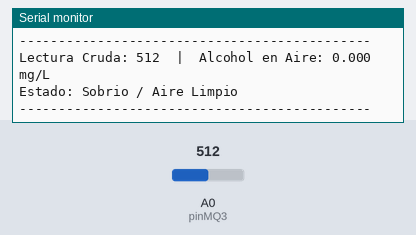
A sketch run on a simulated Arduino Uno, built with avr-gcc and run on an emulated ATmega328P. On the bench: the last lines printed to the serial monitor. Inputs (shaded band) come from the test bench; at power-on: A0 (pinMQ3) = 512.

Above: at 6.3 s.
6.4 s: A0 (pinMQ3) set to 716
At 7.6 s:
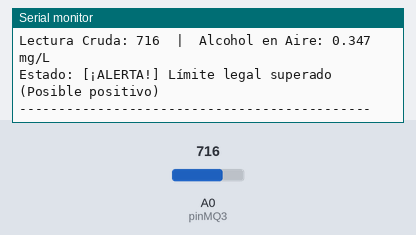
9.9 s: A0 (pinMQ3) set to 900
At 11.3 s:
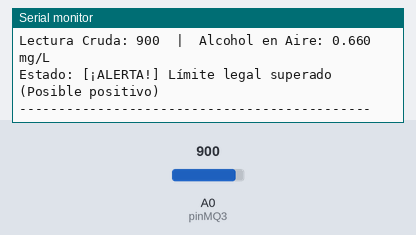
Timing chart, 0 to 12.9 s (numbered marks = the images above; inputs shaded):
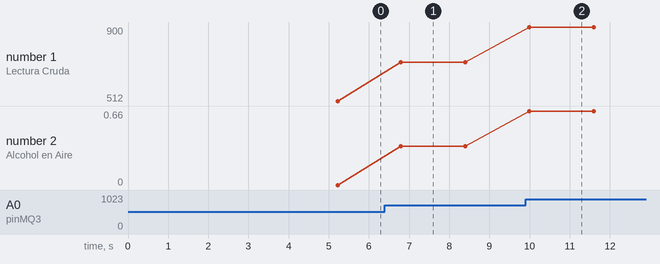

Measured:
- after the input at 6.4 s, the serial monitor: prints a new line after 0.39 s (image 1)
- after the input at 9.9 s, the serial monitor: prints a new line after 0.10 s (image 2)
- plotted number 1: 512 → 716 after the input at 6.4 s, 716 → 900 after the input at 9.9 s
- plotted number 2: 0 → 0.35 after the input at 6.4 s, 0.35 → 0.66 after the input at 9.9 s

The sketch:

codigo_punto2.ino
```cpp
const int pinMQ3 = A0;
int aireLimpio = 150; // Valor base inicial (se auto-ajustará en el setup)

void setup() {
  Serial.begin(9600);
  pinMode(pinMQ3, INPUT);

  Serial.println("=============================================");
  Serial.println("     INICIANDO ALCOHOLÍMETRO (mg/L)          ");
  Serial.println("=============================================");
  Serial.println("Deje el sensor en aire limpio para calibrar...");

  // AUTO-CALIBRACIÓN: Toma 5 lecturas seguidas para promediar el "cero" real
  long suma = 0;
  for(int i = 0; i < 5; i++) {
    suma += analogRead(pinMQ3);
    delay(1000);
  }
  aireLimpio = suma / 5;

  Serial.print("Calibración exitosa. Valor base actual: ");
  Serial.println(aireLimpio);
  Serial.println("---------------------------------------------");
}

void loop() {
  // 1. Leer el valor analógico crudo (0 - 1023)
  int valorCrudo = analogRead(pinMQ3);

  // 2. Calcular la lectura neta (restando el aire limpio ambiental)
  int lecturaNeta = valorCrudo - aireLimpio;
  if (lecturaNeta < 0) lecturaNeta = 0; // Evita valores negativos

  // 3. Convertir a mg/L (Miligramos de alcohol por litro de aire)
  // El factor 0.0017 aproxima la concentración directamente en el aliento
  float mgL_Aire = lecturaNeta * 0.0017;

  // 4. Mostrar resultados en el Monitor Serie
  Serial.print("Lectura Cruda: ");
  Serial.print(valorCrudo);
  Serial.print("  |  Alcohol en Aire: ");
  Serial.print(mgL_Aire, 3); // Muestra 3 decimales
  Serial.println(" mg/L");

  // 5. Diagnóstico según límites comunes en aire espirado (mg/L)
  if (mgL_Aire < 0.05) {
    Serial.println("Estado: Sobrio / Aire Limpio");
  }
  else if (mgL_Aire >= 0.05 && mgL_Aire < 0.25) {
    Serial.println("Estado: [PRECAUCIÓN] Presencia moderada de alcohol");
  }
  else {
    Serial.println("Estado: [¡ALERTA!] Límite legal superado (Posible positivo)");
  }

  Serial.println("---------------------------------------------");
  delay(1500); // Actualiza la lectura cada 1.5 segundos
}
```
